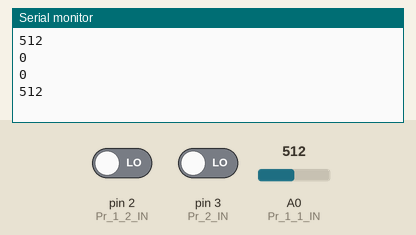
Recording of a sketch running on a simulated Arduino Uno, built with avr-gcc and run on an emulated ATmega328P. On the bench: the last lines printed to the serial monitor. Inputs (shaded band) come from the test bench; at power-on: A0 (Pr_1_1_IN) = 512, pin 2 (Pr_1_2_IN) LOW, pin 3 (Pr_2_IN) LOW.

Above: at 3.8 s.
3.9 s: A0 (Pr_1_1_IN) set to 716
At 4.8 s:
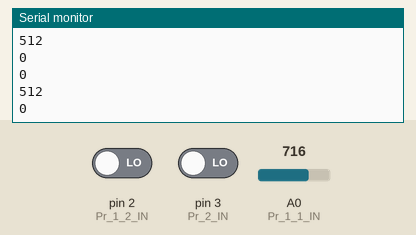
7.8 s: pin 2 (Pr_1_2_IN) driven HIGH
At 10.8 s:
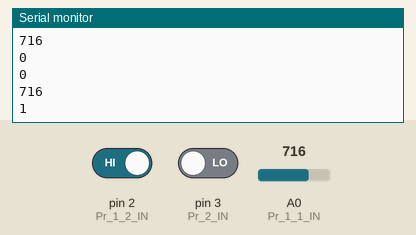
11.7 s: A0 (Pr_1_1_IN) set to 900
At 12.8 s:
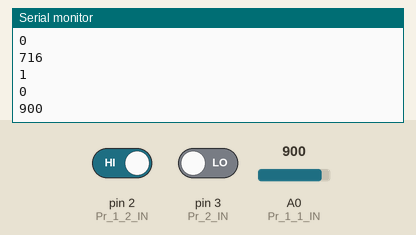
Timing chart, 0 to 14.7 s (numbered marks = the images above; inputs shaded):
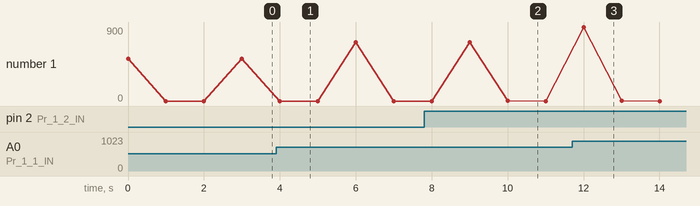

Measured:
- after the input at 7.8 s, the serial monitor: prints a new line after 2.2 s (image 2)
- after the input at 11.7 s, the serial monitor: prints a new line after 0.30 s (image 3)
- plotted number 1: 0 → 900 after the input at 11.7 s

The sketch:

PhotoResistor.ino
```cpp
#define Pr_1_1_IN A0
#define Pr_1_2_IN 2
#define Pr_2_IN 3

void setup() {
  pinMode(Pr_1_1_IN, INPUT);
  pinMode(Pr_1_2_IN, INPUT);
  pinMode(Pr_2_IN, INPUT);
  Serial.begin(115200);
}
void loop() {
  int val = analogRead(Pr_1_1_IN);
  Serial.println(val);
  delay(1000);
  int val2 = digitalRead(Pr_1_2_IN);
  Serial.println(val2);
  delay(1000);
  int val3 = digitalRead(Pr_2_IN);
  Serial.println(val3);
  delay(1000);
}
```
